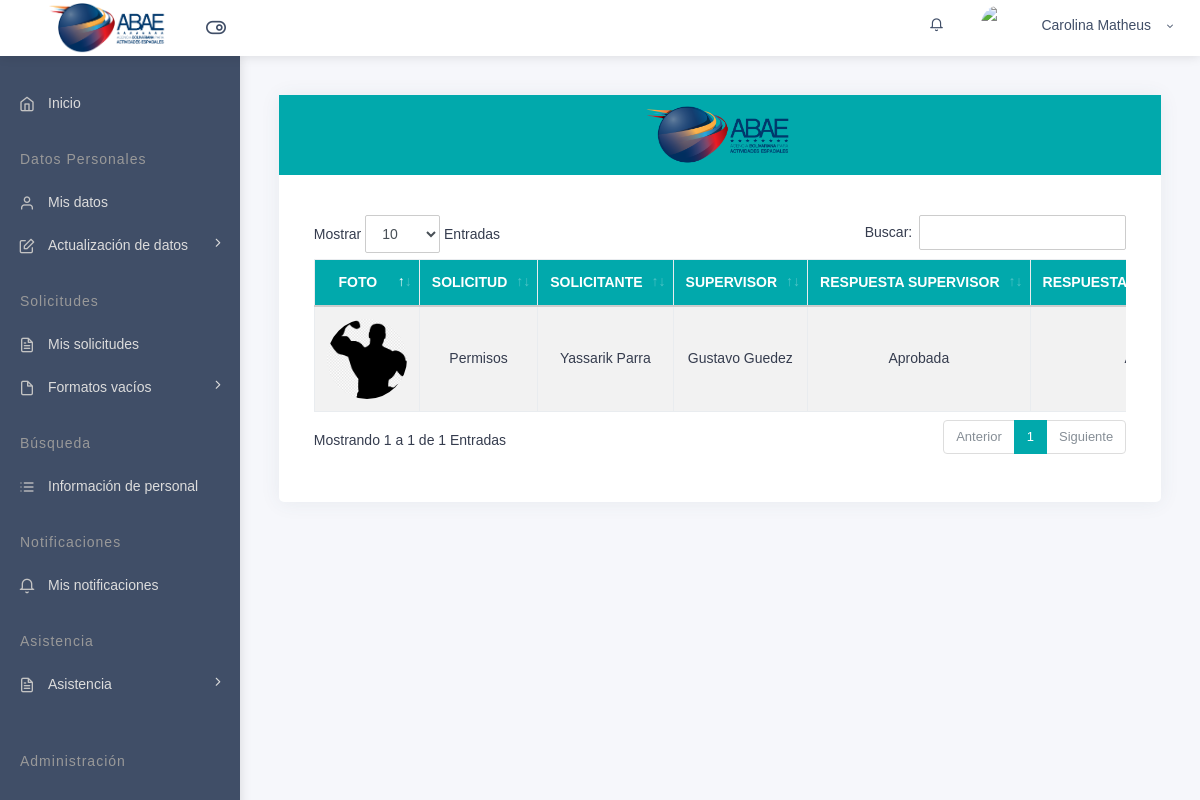
/home/notificaciones.php (signed in), run on the app's committed database.
### tables this page shows
CREATE TABLE `usuario` (
  `id_usuario` int(11) NOT NULL,
  `nombres` varchar(50) NOT NULL,
  `apellidos` varchar(50) NOT NULL,
  `cedula` varchar(20) NOT NULL,
  `cargo` varchar(30) NOT NULL,
  `user` varchar(50) NOT NULL,
  `pass` varchar(255) NOT NULL,
  `tipo_usuario` varchar(50) NOT NULL,
  `estatus` varchar(10) DEFAULT NULL,
  `id_jefe` int(30) NOT NULL,
  `step` int(10) NOT NULL DEFAULT 0,
  `correo` varchar(200) DEFAULT NULL
);

CREATE TABLE `solicitud` (
  `id_solicitud` int(11) NOT NULL,
  `id_usuario` int(11) NOT NULL,
  `tipo_solicitud` varchar(50) NOT NULL,
  `observacion` varchar(300) NOT NULL,
  `motivo` varchar(100) NOT NULL,
  `descripcion` varchar(500) NOT NULL,
  `fecha_inicio` timestamp NOT NULL DEFAULT current_timestamp(),
  `fecha_fin` timestamp NOT NULL DEFAULT current_timestamp(),
  `created_date` timestamp NOT NULL DEFAULT current_timestamp(),
  `date_apro` timestamp NOT NULL DEFAULT current_timestamp(),
  `dias_cant` int(30) NOT NULL,
  `horario` varchar(30) DEFAULT NULL,
  `estatus` varchar(50) DEFAULT NULL,
  `obs_supervisor` varchar(200) NOT NULL,
  `estatus_supervisor` varchar(30) NOT NULL,
  `supervisor` int(30) NOT NULL,
  `aprobado_por` int(30) NOT NULL,
  `is_read` tinyint(1) DEFAULT NULL
);

CREATE TABLE `datos_personales` (
  `id_datos_personales` int(11) NOT NULL,
  `id_usuario` int(11) DEFAULT NULL,
  `id_municipio` int(11) DEFAULT NULL,
  `fecha_registro` timestamp DEFAULT current_timestamp(),
  `domicilio` varchar(100) NOT NULL,
  `lugar_nacimiento` varchar(100) NOT NULL,
  `fecha_nacimiento` date DEFAULT NULL,
  `sexo` varchar(20) NOT NULL,
  `estado_civil` varchar(50) NOT NULL,
  `talla_camisa` varchar(10) NOT NULL,
  `talla_pantalon` varchar(10) NOT NULL,
  `talla_calzado` varchar(10) NOT NULL,
  `estatura` varchar(10) NOT NULL,
  `peso` varchar(10) NOT NULL,
  `perfil_dominante` varchar(50) NOT NULL,
  `telefono_movil` varchar(20) NOT NULL,
  `telefono_habitacion` varchar(20) NOT NULL DEFAULT 'N/A',
  `rif` varchar(20) NOT NULL,
  `contacto_emergencia` varchar(50) NOT NULL,
  `telefono_emergencia` varchar(50) NOT NULL,
  `alergias` varchar(200) NOT NULL DEFAULT 'Ninguna',
  `tipo_sangre` varchar(20) NOT NULL,
  `padece_enfermedad_cronica` varchar(50) DEFAULT 'N/A',
  `esta_embarazada` varchar(10) NOT NULL,
  `meses_gestacion` varchar(10) DEFAULT 'N/A',
  `firma` varchar(500) DEFAULT NULL,
  `estatus` varchar(10) DEFAULT 'Inactivo',
  `foto` varchar(100) NOT NULL DEFAULT 'default_image.jpg',
  `cantidad_hijos` int(10) NOT NULL DEFAULT 0,
  `enfermedad_cronica` varchar(200) NOT NULL DEFAULT 'N/A',
  `nombre_conyugue` varchar(200) NOT NULL DEFAULT 'N/A',
  `parroquia` int(10) DEFAULT 0
);

### views/historial_notificacion.php (the view, shortened to what the rows shown need)
<?php
include_once "../database/conexion.php";
?>
<div class="page-wrapper">
    <div class="page-body">
        <div class="card">
            <div class="card-block email-card">
                <div class="row">
                    <?php
                    if (!isset($_SESSION["id_unidad"])) {
                        $id_unidad = "";
                    } else {
                        $id_unidad = $_SESSION["id_unidad"];
                    }
                    if (!isset($_SESSION["tipo_usuario"])) {
                        $tipo_usuario = "";
                    } else {
                        $tipo_usuario = $_SESSION["tipo_usuario"];
                    }
                    $id_usuario = $_SESSION["id_usuario"];
                    if (!isset($_SESSION["cargo"])) {
                        if ($tipo_usuario != "admin") {
                            $res = mysqli_query($conn, "SELECT cargo
                                                    FROM datos_abae
                                                    WHERE id_unidad = '$id_unidad' AND id_usuario = '$id_usuario';");
                            $num_r = mysqli_num_rows($res);
                            if ($num_r) {
                                $obj = mysqli_fetch_object($res);
                                $cargo = $obj->cargo;
                                historial($conn, $tipo_usuario, $id_usuario);
                            } else { ?>
                                <ul class="" style="border-radius:5px">
                                    <li style="padding: 10px 10px;color:#808080;">
                                        <h5>No ha Registrado su Informacion ABAE</h5>
                                    </li>
                                </ul>
                            <?php }
                            $num_r = mysqli_num_rows($res);
                        } else {
                            historial($conn, $tipo_usuario, $id_usuario);
                        }
                    } else {
                        historial($conn, $tipo_usuario, $id_usuario);
                    }
                    function historial($conn, $tipo_usuario, $id_usuario)
                    {
                        $num_r = 0;
                        $num_re = 0;
                        if ($tipo_usuario == 'admin') {
                            $re = mysqli_query($conn, "SELECT s.tipo_solicitud,da.foto,s.created_date, s.date_apro,s.motivo,s.estatus,s.estatus_supervisor,u.nombres,u.apellidos, s.supervisor, t.nombreS, t.apellidoS
                                                                FROM solicitud s
                                                                JOIN (SELECT nombres AS nombreS,apellidos AS apellidoS, id_usuario FROM usuario ) AS t ON s.supervisor = t.id_usuario
                                                                JOIN usuario u ON s.id_usuario = u.id_usuario
                                                                JOIN datos_personales da ON da.id_usuario = u.id_usuario
                                                                WHERE NOT s.estatus = 'pendiente'
                                                                ORDER BY s.date_apro DESC");
                            $num_r = mysqli_num_rows($re);
                        }
                        if (($num_r + $num_re) == 0) { ?>
                            <ul class="" style="border-radius:5px">
                                <li style="padding: 10px 10px;color:#808080;">
                                    <h5>No tiene historial de notificaciones</h5>
                                </li>
                            </ul>
                        <?php
                        } else { ?>
                            <div class="col-lg-12 col-xl-12">
                                <div class="tab-content" id="pills-tabContent">
                                    <div class="tab-pane fade show active" id="e-inbox" role="tabpanel">
                                        <div class="mail-body">
                                            <div class="card-block">
                                                <div class="dt-responsive table-responsive">
                                                    <table id="tabla_1" class="table table-striped table-bordered nowrap ">
                                                        <thead>
                                                            <tr>
                                                                <th style="text-align: center">FOTO</th>
                                                                <th style="text-align: center">SOLICITUD</th>
                                                                <th style="text-align: center">SOLICITANTE</th>
                                                                <th style="text-align: center">SUPERVISOR</th>
                                                                <th style="text-align: center">RESPUESTA SUPERVISOR</th>
                                                                <th style="text-align: center">RESPUESTA ADMINISTRADOR</th>
                                                            </tr>
                                                        </thead>
                                                            <?php
                                                        if ($num_r >= 1) {
                                                            while ($row = mysqli_fetch_array($re)) { ?>
                                                                <tr class="text-center">
                                                                    <td style="vertical-align: middle;"><div style="width:80px;height:80px;overflow: hidden;border-radius:50%;text-align:center;"><img class="d-flex align-self-center img-radius" src="../assets/empleados-images/<?php echo $row['foto']; ?>" alt="User-Profile-Image" style="height: 80px;"> </div></td>
                                                                    <td style="vertical-align: middle;"> <?php echo $row['tipo_solicitud']; ?></td>
                                                                    <td style="vertical-align: middle;"> <?php echo $row['nombres'] . " " . $row['apellidos']; ?></td>
                                                                    <td style="vertical-align: middle;"> <?php echo $row['nombreS'] . " " . $row['apellidoS']; ?></td>
                                                                    <td style="vertical-align: middle;"> <?php echo $row['estatus_supervisor']; ?></td>
                                                                    <td style="vertical-align: middle;"> <?php echo $row['estatus']; ?></td>
                                                                </tr>
                                                        <?php
                                                            }
                                                        } ?>
                                                    </table>
                                                </div>
                                            </div>
                                        </div>
                                    </div>
                                </div>
                            </div>
                        <?php
                        }
                    }
                    ?>
                </div>
            </div>
        </div>
    </div>
</div>

### views/homebar.php (shortened to what the rows shown need)
<?php
require_once '../database/conexion.php';
$idUser = $_SESSION["id_usuario"];
$sql = "SELECT * FROM usuario WHERE id_usuario = '$idUser' LIMIT 1";
$resultado = mysqli_query($conn, $sql);
$fila = mysqli_fetch_assoc($resultado);
?>
<head>
    <link href="../assets/fonts/css.css" rel="stylesheet">
    <link rel="stylesheet" type="text/css" href="..\files\bower_components\bootstrap\css\bootstrap.min.css">
    <link rel="stylesheet" type="text/css" href="..\files\assets\icon\feather\css\feather.css">
    <link rel="stylesheet" type="text/css" href="..\files\assets\css\component.css">
    <link rel="stylesheet" type="text/css" href="..\files\assets\css\style.css">
    <link rel="stylesheet" type="text/css" href="..\files\assets\css\jquery.mCustomScrollbar.css">
    <link rel="stylesheet" type="text/css" href="..\files\assets\css\new-style.css">
</head>
<body id="homebar-container">
    <div id="pcoded" class="pcoded">
        <div class="pcoded-container navbar-wrapper">
            <nav class="navbar header-navbar pcoded-header">
                <div class="navbar-wrapper">
                    <div class="navbar-container container-fluid">
                        <ul class="nav-right">
                            <li class="user-profile header-notification" style="padding: 0px;">
                                <div class="dropdown-primary dropdown" style="text-align: center;">
                                    <div class="dropdown-toggle" data-toggle="dropdown" style="text-align:center;">
                                        <span><?php echo $fila['nombres'] . " " . $fila['apellidos'] ?></span>
                                        <i class="feather icon-chevron-down"></i>
                                    </div>
                                </div>
                            </li>
                        </ul>
                    </div>
                </div>
            </nav>
            <div class="pcoded-main-container">
                <div class="pcoded-wrapper">
                    <div class="pcoded-content">
                        <div class="pcoded-inner-content">
                            <div class="main-body" id="main-body-container">
                                <?php
                                include $view;
                                ?>
                            </div>
                        </div>
                    </div>
                </div>
            </div>
        </div>
    </div>
</body>

### data on the page
usuario: nombres "Carolina", apellidos "Matheus"
solicitud: datos_personales.foto (picture), tipo_solicitud "Permisos", id_usuario.nombres "Yassarik", id_usuario.apellidos "Parra", nombreS "Gustavo", apellidoS "Guedez", estatus_supervisor "aprobada"
